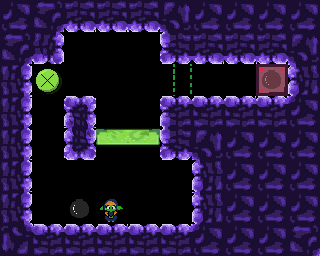

This is a level from a 2D game, rendered from its Tiled map with the project's own tilesets. A one-line summary and the complete map file follow:
An orthogonal 10x8 tile map with 32x32 px tiles, 2 tile layers (Tile Layer 1, obj).

<map version="1.9" tiledversion="1.9.0" orientation="orthogonal" renderorder="right-down" width="10" height="8" tilewidth="32" tileheight="32" infinite="0" nextlayerid="3" nextobjectid="1">
 <tileset firstgid="1" source="../../tileset/Tileset_Oficial_V2.tsx" />
 <layer id="1" name="Tile Layer 1" width="10" height="8">
  <data encoding="csv">
312,53,370,370,54,57,312,312,312,312,
53,579,0,0,0,578,56,55,372,57,
140,0,0,0,0,0,0,0,0,281,
82,0,375,0,0,549,171,403,403,462,
140,0,260,0,0,578,491,312,312,312,
140,0,0,0,0,0,115,312,312,312,
338,0,0,0,0,0,281,312,312,312,
169,170,171,172,171,172,173,312,312,53
</data>
 </layer>
 <layer id="2" name="obj" width="10" height="8">
  <data encoding="csv">
0,0,0,0,0,0,0,0,0,0,
0,0,0,0,0,0,0,0,0,0,
0,263,0,0,0,355,0,0,524,0,
0,0,0,0,0,0,0,0,0,0,
0,0,0,471,473,0,0,0,0,0,
0,0,0,0,0,0,0,0,0,0,
0,0,149,31,0,0,0,0,0,0,
0,0,0,0,0,0,0,0,0,0
</data>
 </layer>
</map>
